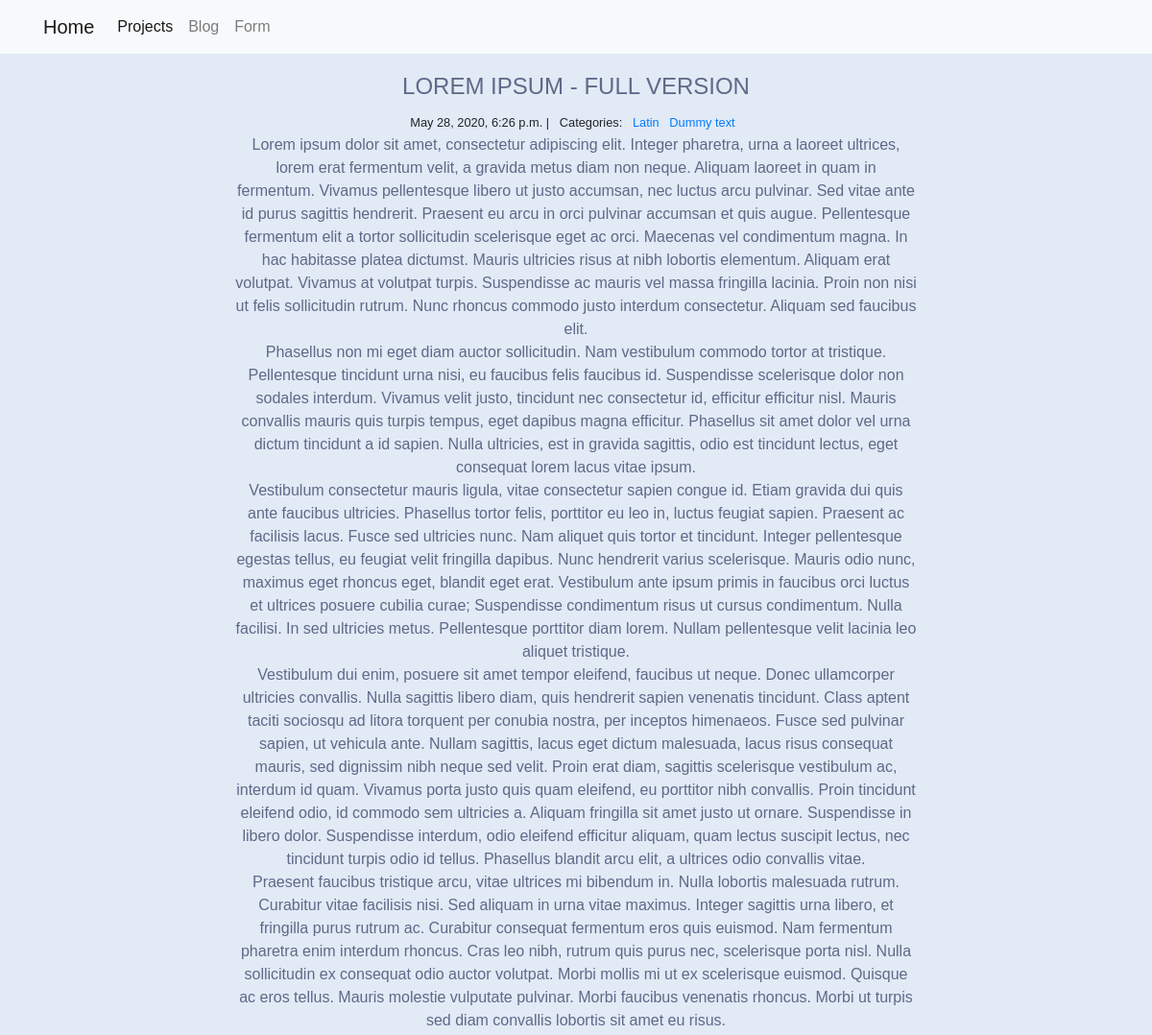
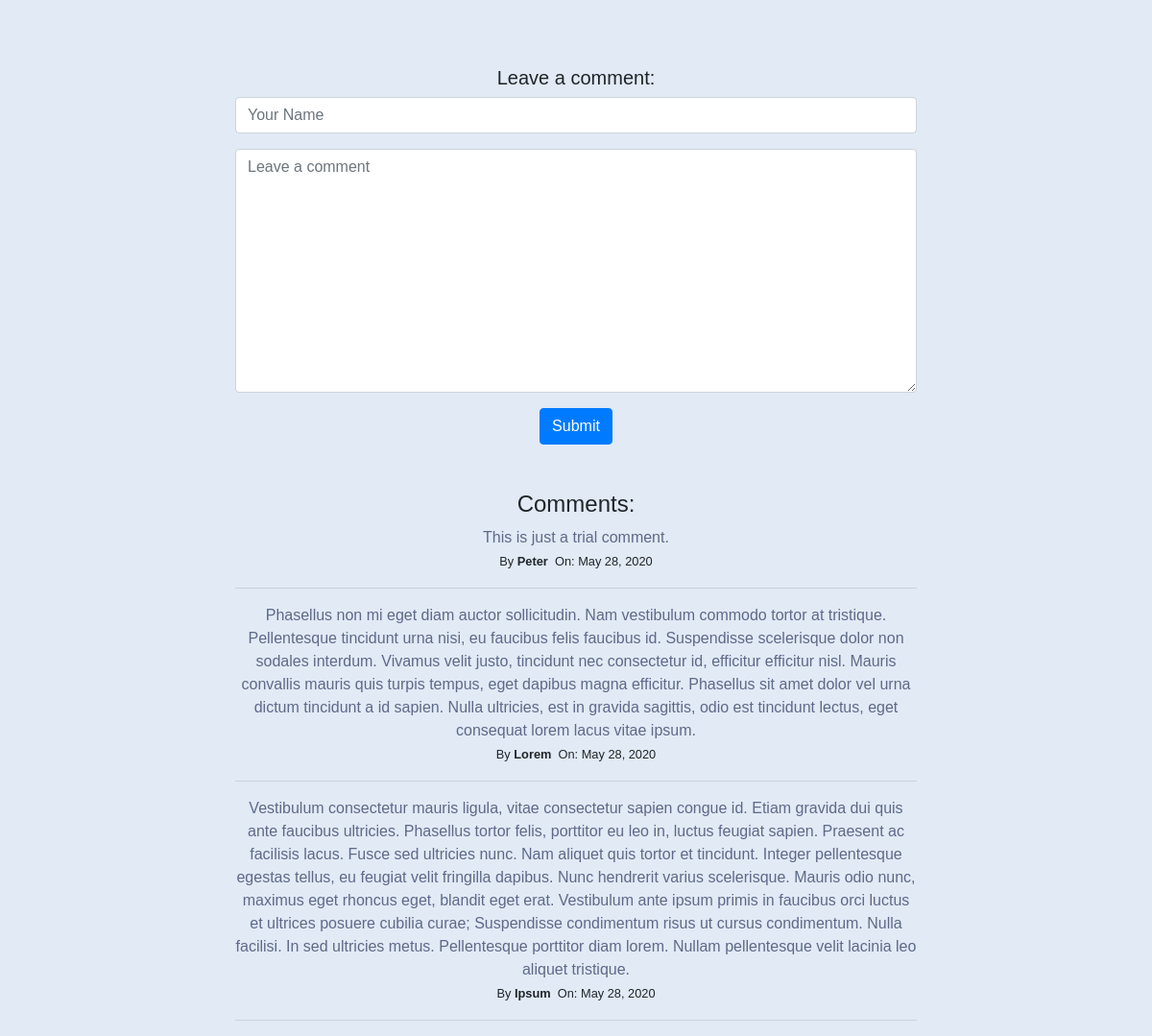
Page /blog/3/ on the committed database (2 pictures, top to bottom).
### blog/models.py (models this page shows)
class Post(models.Model):
	title = models.CharField(max_length=255)
	body = models.TextField()
	created_on = models.DateTimeField(auto_now_add=True)
	last_modified = models.DateTimeField(auto_now=True)
	categories = models.ManyToManyField('Category', related_name='posts')

class Category(models.Model):
	name = models.CharField(max_length=20)

class Comments(models.Model):
	author = models.CharField(max_length=100)
	body = models.TextField()
	created_on = models.DateTimeField(auto_now_add=True)
	post = models.ForeignKey('Post', on_delete=models.CASCADE)

### blog/views.py (the view, shortened to what this page needs)
# urls.py: path('<int:pkey>/', views.blog_detail, name='blog_detail'),
def blog_detail(request, pkey):
	post = Post.objects.get(pk=pkey)
	form = CommentForm()
	success_msg = ""
	comments = Comments.objects.filter(post=post)
	contxt = {'title': post.title,
				'post': post,
				'comments': comments,
				'form': form,
				'success_msg': success_msg}
	return render(request, 'blog_detail.html', contxt)

### blog/form.py
class CommentForm(forms.Form):
	author = forms.CharField(max_length=100,
							widget=forms.TextInput(attrs={
												"class": "form-control",
												"placeholder": "Your Name"
												})
							)
	body = forms.CharField(widget=forms.Textarea(attrs={
													"class":"form-control",
													"placeholder":"Leave a comment"
												}))

### blog/templates/blog_detail.html (shortened to what this page needs)
{% extends 'base.html' %}
{% block page_content %}
<div class="col-md-8 offset-md-2">
	<h1>{{post.title}}</h1>
	<small>
		{{post.created_on}} | &nbsp;
		Categories: &nbsp;
		{%for category in post.categories.all %}
		<a href="{%url 'blog_category' category.name %}">{{category.name}}
		</a> &nbsp;
		{% endfor%}
	</small>
	<p>{{ post.body | linebreaks }}</p>
	<br><br><br>
	<h5>Leave a comment: </h5>
	<form action="{%url 'blog_detail' post.pk %}" method="post">
		<div class="form-group">
			{{ form.author }}
		</div>
		<div class="form-group">
			{{ form.body}}
		</div>
		<button type="submit" class="btn btn-primary">Submit</button>
	</form>
		<br><br>
		<h4>Comments: </h4>
		{%for comment in comments %}
		<p>{{comment.body}}</p>
		<small>
			By <b>{{comment.author}}</b>&nbsp; On: {{comment.created_on.date}}
		</small>
		<hr>
		{% endfor %}
</div>
{% endblock%}

### myapp/static/css/style.css (style rules this page uses)
body { font-family: proxima-nova, sans-serif; text-align: center; background: #e1eaf5; }
h1 { font-family: proxima-nova, sans-serif; text-transform: uppercase; color: #5f6988; margin: 20px 0 10px; font-size: 1.5em; }
p { color: #5f6988; margin: 0; }

### rows in the picture
Post: title "LOREM IPSUM - FULL VERSION", created_on "May 28, 2020, 6:26 p.m.", body "Lorem ipsum dolor sit amet, consectetur adipiscing elit. Integer pharetra, urna a laoreet ultrices, lorem erat fermentum velit, a gravida metus diam non neque. Aliquam laoreet in quam in fermentum. Vivamus pellentesque libero ut justo accumsan, nec luctus arcu pulvinar. Sed vitae ante id purus sagittis hendrerit. Praesent eu arcu in orci pulvinar accumsan et quis augue. Pellentesque fermentum elit a tortor sollicitudin scelerisque eget ac orci. Maecenas vel condimentum magna. In hac habitasse platea dictumst. Mauris ultricies risus at nibh lobortis elementum. Aliquam erat volutpat. Vivamus at volutpat turpis. Suspendisse ac mauris vel massa fringilla lacinia. Proin non nisi ut felis…"
Category: name "Latin"
Category: name "Dummy text"
Comments: body "This is just a trial comment.", author "Peter", created_on "May 28, 2020"
Comments: body "Phasellus non mi eget diam auctor sollicitudin. Nam vestibulum commodo tortor at tristique. Pellentesque tincidunt urna nisi, eu faucibus felis faucibus id. Suspendisse scelerisque dolor non sodales interdum. Vivamus velit justo, tincidunt nec consectetur id, efficitur efficitur nisl. Mauris convallis mauris quis turpis tempus, eget dapibus magna efficitur. Phasellus sit amet dolor vel urna dictum tincidunt a id sapien. Nulla ultricies, est in gravida sagittis, odio est tincidunt lectus, eget consequat lorem lacus vitae ipsum.", author "Lorem", created_on "May 28, 2020"
Comments: body "Vestibulum consectetur mauris ligula, vitae consectetur sapien congue id. Etiam gravida dui quis ante faucibus ultricies. Phasellus tortor felis, porttitor eu leo in, luctus feugiat sapien. Praesent ac facilisis lacus. Fusce sed ultricies nunc. Nam aliquet quis tortor et tincidunt. Integer pellentesque egestas tellus, eu feugiat velit fringilla dapibus. Nunc hendrerit varius scelerisque. Mauris odio nunc, maximus eget rhoncus eget, blandit eget erat. Vestibulum ante ipsum primis in faucibus orci luctus et ultrices posuere cubilia curae; Suspendisse condimentum risus ut cursus condimentum. Nulla facilisi. In sed ultricies metus. Pellentesque porttitor diam lorem. Nullam pellentesque velit…", author "Ipsum", created_on "May 28, 2020"
